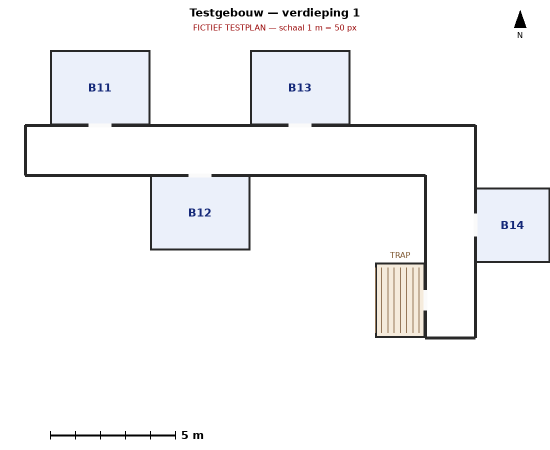
#> input picture data/testgebouw/testgebouw_v1.png, 1100 x 900 px, given in place of testgebouw_v1.png.png, which was not available (shown at 1/2 size)
$ python -i graaf.py   (imports and definitions only)
#> lines starting #> are read from the running program, lines starting #| are printed output that depends on the picture; after the words box and inside, x2 and y2 are one past the last pixel; in counts of white or black regions, pixels touching at a corner belong together
# Bouwt het navigatiegraaf van campus Kaai uit de vectorplannen (PDF -> raster -> ruimtes, deuren, gangskelet).
import numpy as np, json, cv2, math, re, sys
from PIL import Image, ImageDraw
from scipy import ndimage as ndi
from skimage.morphology import skeletonize
S=5; MPT=0.0254/72*500   # meter per PDF-punt bij schaal 1/500
MPX=MPT/S
PAG={-1:0,0:1,1:2,2:3,3:4,4:5,5:6}
LETTERS={'A':(213.0,1009.0),'B':(510.4,814.6),'C':(640.0,281.0),'D':(180.0,580.6)}
# [1 line not run here, left out]
AFGEWEZEN=[]
def m(p): return round(p*MPX,2)
def obstakels(i):
#> called with i = '../../data/testgebouw/testgebouw_v1.png'
    a=np.array(Image.open(f'notext_{i}.png').convert('L'))
    dark=(a<200)
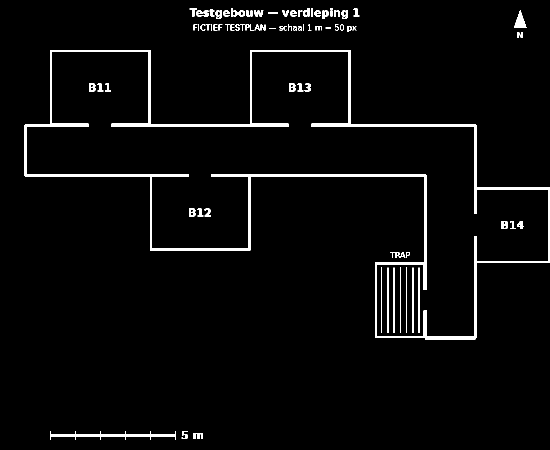
#> dark: shape (900, 1100) bool (shown at 1/2 size); 3.3% white; 81 white regions (5 under 20 px), largest, box (x1, y1, x2, y2) and area: (48, 100, 1100, 679) 23722, (100, 862, 352, 879) 1164, (1028, 20, 1053, 56) 468
    thick=cv2.morphologyEx((a<=110).astype(np.uint8),cv2.MORPH_OPEN,np.ones((4,4),np.uint8))>0
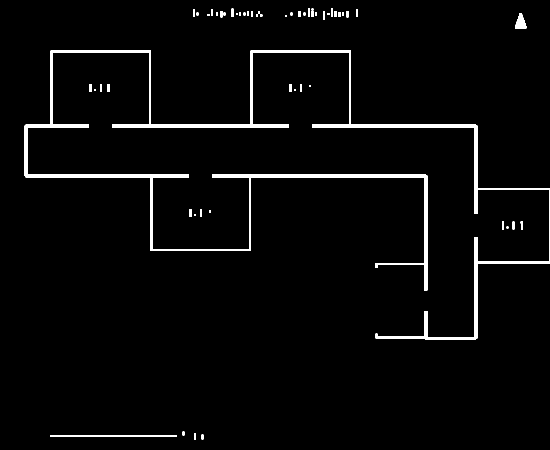
#> thick: shape (900, 1100) bool (shown at 1/2 size); 2.7% white; 56 white regions (13 under 20 px), largest, box (x1, y1, x2, y2) and area: (49, 101, 1100, 680) 23047, (101, 870, 353, 874) 1008, (1030, 26, 1053, 57) 453
    nabij=cv2.dilate(thick.astype(np.uint8),np.ones((9,9),np.uint8))>0
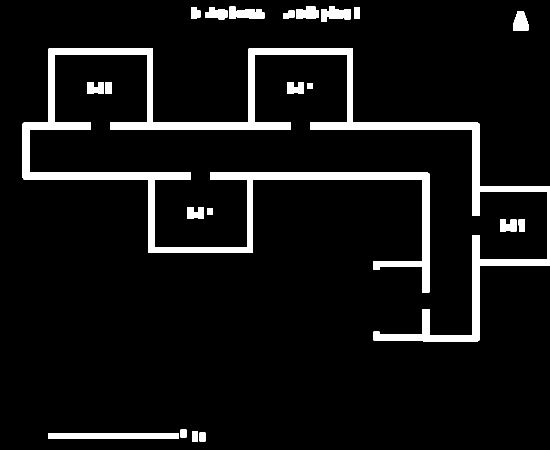
#> nabij: shape (900, 1100) bool (shown at 1/2 size); 7.3% white; 21 white regions, largest, box (x1, y1, x2, y2) and area: (45, 97, 1100, 684) 58851, (97, 866, 357, 878) 3120, (459, 13, 529, 38) 1262
    frac=cv2.blur(((a<250)&(a>=120)&~nabij).astype(np.float32),(15,15))
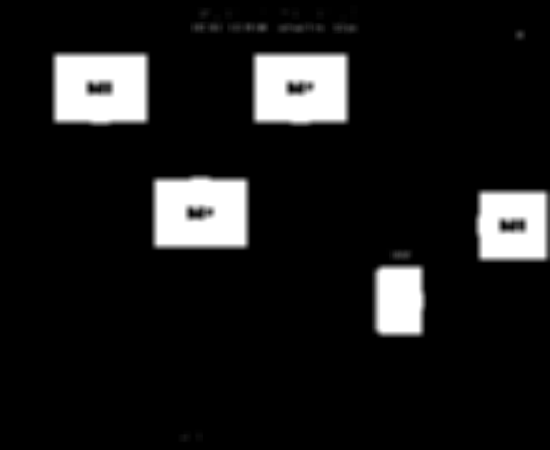
#> frac: shape (900, 1100) float32 (shown at 1/2 size); min 0, max 1, mean 0.104
    hatch=cv2.morphologyEx((frac>0.25).astype(np.uint8),cv2.MORPH_OPEN,np.ones((9,9),np.uint8))>0
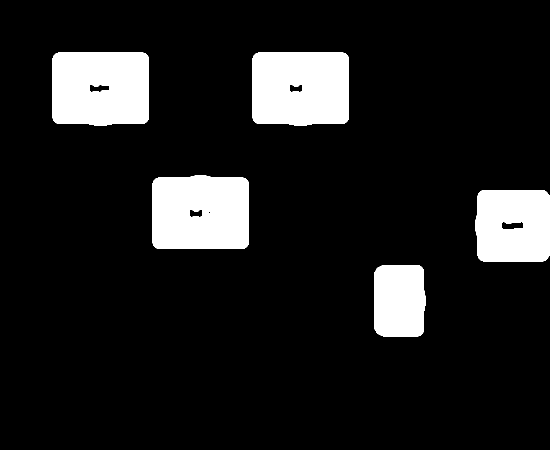
#> hatch: shape (900, 1100) bool (shown at 1/2 size); 11.7% white; 5 white regions, box (x1, y1, x2, y2) and area: (305, 351, 498, 498) 27255, (505, 105, 698, 251) 27229, (105, 105, 298, 251) 27089, (951, 380, 1100, 523) 20184, (748, 530, 851, 673) 14091
    obs=cv2.dilate((dark|hatch).astype(np.uint8),np.ones((2,2),np.uint8))>0
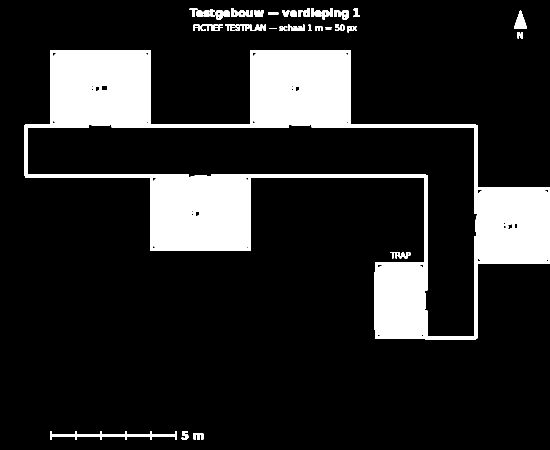
#> obs: shape (900, 1100) bool (shown at 1/2 size); 15.3% white; 47 white regions, largest, box (x1, y1, x2, y2) and area: (48, 100, 1100, 680) 143367, (100, 862, 353, 880) 1499, (1028, 20, 1054, 57) 530
    return a,obs,hatch,thick
def gebouw(x,y):
    return min(LETTERS,key=lambda k:(LETTERS[k][0]-x)**2+(LETTERS[k][1]-y)**2)
# [284 lines left out: functions los, verdieping, skelet, bouw, not called in this run]

# [28 lines not run here, left out]

>>> result = obstakels('../../data/testgebouw/testgebouw_v1.png')
